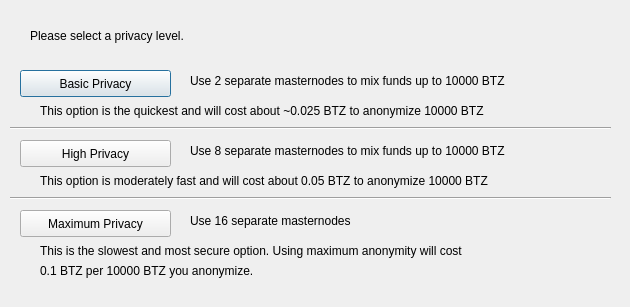
<?xml version="1.0" encoding="UTF-8"?>
<ui version="4.0">
 <class>ObfuscationConfig</class>
 <widget class="QDialog" name="ObfuscationConfig">
  <property name="geometry">
   <rect>
    <x>0</x>
    <y>0</y>
    <width>630</width>
    <height>307</height>
   </rect>
  </property>
  <property name="windowTitle">
   <string>Configure Obfuscation</string>
  </property>
  <widget class="QPushButton" name="buttonBasic">
   <property name="geometry">
    <rect>
     <x>20</x>
     <y>70</y>
     <width>151</width>
     <height>27</height>
    </rect>
   </property>
   <property name="text">
    <string>Basic Privacy</string>
   </property>
  </widget>
  <widget class="QPushButton" name="buttonHigh">
   <property name="geometry">
    <rect>
     <x>20</x>
     <y>140</y>
     <width>151</width>
     <height>27</height>
    </rect>
   </property>
   <property name="text">
    <string>High Privacy</string>
   </property>
  </widget>
  <widget class="QPushButton" name="buttonMax">
   <property name="geometry">
    <rect>
     <x>20</x>
     <y>210</y>
     <width>151</width>
     <height>27</height>
    </rect>
   </property>
   <property name="text">
    <string>Maximum Privacy</string>
   </property>
  </widget>
  <widget class="QLabel" name="label">
   <property name="geometry">
    <rect>
     <x>30</x>
     <y>20</y>
     <width>571</width>
     <height>31</height>
    </rect>
   </property>
   <property name="text">
    <string>Please select a privacy level.</string>
   </property>
  </widget>
  <widget class="QLabel" name="label_2">
   <property name="geometry">
    <rect>
     <x>190</x>
     <y>70</y>
     <width>421</width>
     <height>21</height>
    </rect>
   </property>
   <property name="text">
    <string>Use 2 separate masternodes to mix funds up to 10000 BTZ</string>
   </property>
  </widget>
  <widget class="QLabel" name="label_3">
   <property name="geometry">
    <rect>
     <x>190</x>
     <y>140</y>
     <width>411</width>
     <height>21</height>
    </rect>
   </property>
   <property name="text">
    <string>Use 8 separate masternodes to mix funds up to 10000 BTZ</string>
   </property>
  </widget>
  <widget class="QLabel" name="label_4">
   <property name="geometry">
    <rect>
     <x>190</x>
     <y>210</y>
     <width>421</width>
     <height>21</height>
    </rect>
   </property>
   <property name="text">
    <string>Use 16 separate masternodes</string>
   </property>
  </widget>
  <widget class="QLabel" name="label_6">
   <property name="geometry">
    <rect>
     <x>40</x>
     <y>100</y>
     <width>561</width>
     <height>21</height>
    </rect>
   </property>
   <property name="text">
    <string>This option is the quickest and will cost about ~0.025 BTZ to anonymize 10000 BTZ</string>
   </property>
  </widget>
  <widget class="QLabel" name="label_7">
   <property name="geometry">
    <rect>
     <x>40</x>
     <y>170</y>
     <width>561</width>
     <height>21</height>
    </rect>
   </property>
   <property name="text">
    <string>This option is moderately fast and will cost about 0.05 BTZ to anonymize 10000 BTZ</string>
   </property>
  </widget>
  <widget class="QLabel" name="label_8">
   <property name="geometry">
    <rect>
     <x>40</x>
     <y>240</y>
     <width>561</width>
     <height>21</height>
    </rect>
   </property>
   <property name="text">
    <string>This is the slowest and most secure option. Using maximum anonymity will cost</string>
   </property>
  </widget>
  <widget class="QLabel" name="label_9">
   <property name="geometry">
    <rect>
     <x>40</x>
     <y>260</y>
     <width>561</width>
     <height>21</height>
    </rect>
   </property>
   <property name="text">
    <string>0.1 BTZ per 10000 BTZ you anonymize.</string>
   </property>
  </widget>
  <widget class="Line" name="line">
   <property name="geometry">
    <rect>
     <x>10</x>
     <y>120</y>
     <width>601</width>
     <height>16</height>
    </rect>
   </property>
   <property name="orientation">
    <enum>Qt::Horizontal</enum>
   </property>
  </widget>
  <widget class="Line" name="line_2">
   <property name="geometry">
    <rect>
     <x>10</x>
     <y>190</y>
     <width>601</width>
     <height>16</height>
    </rect>
   </property>
   <property name="orientation">
    <enum>Qt::Horizontal</enum>
   </property>
  </widget>
 </widget>
 <resources/>
 <connections/>
</ui>
